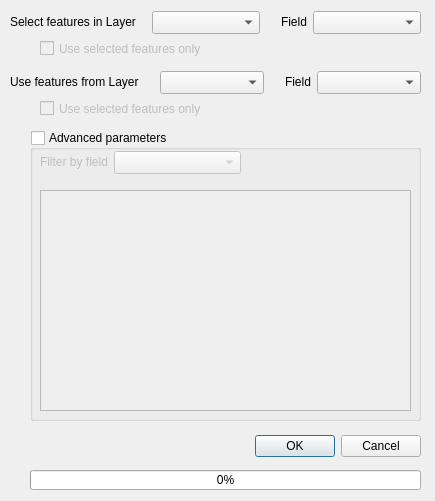
<?xml version="1.0" encoding="UTF-8"?>
<ui version="4.0">
 <class>CrossedSelectionDialogBase</class>
 <widget class="QDialog" name="CrossedSelectionDialogBase">
  <property name="windowModality">
   <enum>Qt::NonModal</enum>
  </property>
  <property name="geometry">
   <rect>
    <x>0</x>
    <y>0</y>
    <width>435</width>
    <height>501</height>
   </rect>
  </property>
  <property name="sizePolicy">
   <sizepolicy hsizetype="Minimum" vsizetype="Minimum">
    <horstretch>0</horstretch>
    <verstretch>0</verstretch>
   </sizepolicy>
  </property>
  <property name="windowTitle">
   <string>Crossed Selection</string>
  </property>
  <property name="modal">
   <bool>true</bool>
  </property>
  <widget class="QDialogButtonBox" name="button_box">
   <property name="geometry">
    <rect>
     <x>250</x>
     <y>430</y>
     <width>171</width>
     <height>32</height>
    </rect>
   </property>
   <property name="orientation">
    <enum>Qt::Horizontal</enum>
   </property>
   <property name="standardButtons">
    <set>QDialogButtonBox::Cancel|QDialogButtonBox::Ok</set>
   </property>
  </widget>
  <widget class="QWidget" name="layoutWidget">
   <property name="geometry">
    <rect>
     <x>10</x>
     <y>70</y>
     <width>411</width>
     <height>25</height>
    </rect>
   </property>
   <layout class="QHBoxLayout" name="horizontalLayout_2">
    <item>
     <widget class="QLabel" name="label">
      <property name="sizePolicy">
       <sizepolicy hsizetype="Maximum" vsizetype="Fixed">
        <horstretch>0</horstretch>
        <verstretch>0</verstretch>
       </sizepolicy>
      </property>
      <property name="text">
       <string>Use features from Layer</string>
      </property>
     </widget>
    </item>
    <item>
     <spacer name="horizontalSpacer_4">
      <property name="orientation">
       <enum>Qt::Horizontal</enum>
      </property>
      <property name="sizeType">
       <enum>QSizePolicy::Fixed</enum>
      </property>
      <property name="sizeHint" stdset="0">
       <size>
        <width>15</width>
        <height>20</height>
       </size>
      </property>
     </spacer>
    </item>
    <item>
     <widget class="QComboBox" name="srcLayer">
      <property name="sizePolicy">
       <sizepolicy hsizetype="Minimum" vsizetype="Fixed">
        <horstretch>0</horstretch>
        <verstretch>0</verstretch>
       </sizepolicy>
      </property>
      <property name="minimumSize">
       <size>
        <width>0</width>
        <height>23</height>
       </size>
      </property>
      <property name="maximumSize">
       <size>
        <width>16777215</width>
        <height>16777215</height>
       </size>
      </property>
      <property name="sizeIncrement">
       <size>
        <width>0</width>
        <height>0</height>
       </size>
      </property>
      <property name="toolTip">
       <string>Layer to compare values</string>
      </property>
      <property name="whatsThis">
       <string/>
      </property>
     </widget>
    </item>
    <item>
     <spacer name="horizontalSpacer_3">
      <property name="orientation">
       <enum>Qt::Horizontal</enum>
      </property>
      <property name="sizeType">
       <enum>QSizePolicy::Fixed</enum>
      </property>
      <property name="sizeHint" stdset="0">
       <size>
        <width>15</width>
        <height>20</height>
       </size>
      </property>
     </spacer>
    </item>
    <item>
     <widget class="QLabel" name="label_7">
      <property name="sizePolicy">
       <sizepolicy hsizetype="Maximum" vsizetype="Fixed">
        <horstretch>0</horstretch>
        <verstretch>0</verstretch>
       </sizepolicy>
      </property>
      <property name="text">
       <string>Field</string>
      </property>
     </widget>
    </item>
    <item>
     <widget class="QComboBox" name="srcField">
      <property name="sizePolicy">
       <sizepolicy hsizetype="Minimum" vsizetype="Fixed">
        <horstretch>0</horstretch>
        <verstretch>0</verstretch>
       </sizepolicy>
      </property>
      <property name="minimumSize">
       <size>
        <width>0</width>
        <height>23</height>
       </size>
      </property>
      <property name="maximumSize">
       <size>
        <width>16777215</width>
        <height>16777215</height>
       </size>
      </property>
      <property name="sizeIncrement">
       <size>
        <width>0</width>
        <height>0</height>
       </size>
      </property>
      <property name="toolTip">
       <string>Source field : choose the field that matches target field</string>
      </property>
      <property name="whatsThis">
       <string/>
      </property>
     </widget>
    </item>
   </layout>
  </widget>
  <widget class="QWidget" name="layoutWidget_3">
   <property name="geometry">
    <rect>
     <x>10</x>
     <y>10</y>
     <width>411</width>
     <height>25</height>
    </rect>
   </property>
   <layout class="QHBoxLayout" name="horizontalLayout_4">
    <item>
     <widget class="QLabel" name="label_3">
      <property name="sizePolicy">
       <sizepolicy hsizetype="Maximum" vsizetype="Fixed">
        <horstretch>0</horstretch>
        <verstretch>0</verstretch>
       </sizepolicy>
      </property>
      <property name="text">
       <string>Select features in Layer</string>
      </property>
     </widget>
    </item>
    <item>
     <spacer name="horizontalSpacer">
      <property name="orientation">
       <enum>Qt::Horizontal</enum>
      </property>
      <property name="sizeType">
       <enum>QSizePolicy::Fixed</enum>
      </property>
      <property name="sizeHint" stdset="0">
       <size>
        <width>10</width>
        <height>20</height>
       </size>
      </property>
     </spacer>
    </item>
    <item>
     <widget class="QComboBox" name="tgtLayer">
      <property name="sizePolicy">
       <sizepolicy hsizetype="Minimum" vsizetype="Fixed">
        <horstretch>0</horstretch>
        <verstretch>0</verstretch>
       </sizepolicy>
      </property>
      <property name="minimumSize">
       <size>
        <width>0</width>
        <height>23</height>
       </size>
      </property>
      <property name="maximumSize">
       <size>
        <width>16777215</width>
        <height>16777215</height>
       </size>
      </property>
      <property name="sizeIncrement">
       <size>
        <width>0</width>
        <height>0</height>
       </size>
      </property>
      <property name="toolTip">
       <string>Layer to select features from</string>
      </property>
      <property name="whatsThis">
       <string/>
      </property>
     </widget>
    </item>
    <item>
     <spacer name="horizontalSpacer_2">
      <property name="orientation">
       <enum>Qt::Horizontal</enum>
      </property>
      <property name="sizeType">
       <enum>QSizePolicy::Fixed</enum>
      </property>
      <property name="sizeHint" stdset="0">
       <size>
        <width>15</width>
        <height>20</height>
       </size>
      </property>
     </spacer>
    </item>
    <item>
     <widget class="QLabel" name="label_6">
      <property name="sizePolicy">
       <sizepolicy hsizetype="Maximum" vsizetype="Fixed">
        <horstretch>0</horstretch>
        <verstretch>0</verstretch>
       </sizepolicy>
      </property>
      <property name="text">
       <string>Field</string>
      </property>
     </widget>
    </item>
    <item>
     <widget class="QComboBox" name="tgtField">
      <property name="sizePolicy">
       <sizepolicy hsizetype="Minimum" vsizetype="Fixed">
        <horstretch>0</horstretch>
        <verstretch>0</verstretch>
       </sizepolicy>
      </property>
      <property name="minimumSize">
       <size>
        <width>0</width>
        <height>23</height>
       </size>
      </property>
      <property name="maximumSize">
       <size>
        <width>16777215</width>
        <height>16777215</height>
       </size>
      </property>
      <property name="sizeIncrement">
       <size>
        <width>0</width>
        <height>0</height>
       </size>
      </property>
      <property name="toolTip">
       <string>Target field : choose the field that matches source field</string>
      </property>
      <property name="whatsThis">
       <string/>
      </property>
     </widget>
    </item>
   </layout>
  </widget>
  <widget class="QProgressBar" name="progressbar">
   <property name="geometry">
    <rect>
     <x>30</x>
     <y>470</y>
     <width>391</width>
     <height>20</height>
    </rect>
   </property>
   <property name="value">
    <number>0</number>
   </property>
  </widget>
  <widget class="QCheckBox" name="chk_SrcLayer">
   <property name="enabled">
    <bool>false</bool>
   </property>
   <property name="geometry">
    <rect>
     <x>40</x>
     <y>100</y>
     <width>171</width>
     <height>17</height>
    </rect>
   </property>
   <property name="text">
    <string>Use selected features only</string>
   </property>
  </widget>
  <widget class="QCheckBox" name="chk_TgtLayer">
   <property name="enabled">
    <bool>false</bool>
   </property>
   <property name="geometry">
    <rect>
     <x>40</x>
     <y>40</y>
     <width>171</width>
     <height>17</height>
    </rect>
   </property>
   <property name="text">
    <string>Use selected features only</string>
   </property>
  </widget>
  <widget class="QGroupBox" name="advancedBox">
   <property name="geometry">
    <rect>
     <x>30</x>
     <y>130</y>
     <width>391</width>
     <height>291</height>
    </rect>
   </property>
   <property name="title">
    <string>Advanced parameters</string>
   </property>
   <property name="checkable">
    <bool>true</bool>
   </property>
   <property name="checked">
    <bool>false</bool>
   </property>
   <widget class="QWidget" name="layoutWidget_5">
    <property name="geometry">
     <rect>
      <x>10</x>
      <y>20</y>
      <width>201</width>
      <height>25</height>
     </rect>
    </property>
    <layout class="QHBoxLayout" name="horizontalLayout_6">
     <item>
      <widget class="QLabel" name="label_5">
       <property name="sizePolicy">
        <sizepolicy hsizetype="Maximum" vsizetype="Fixed">
         <horstretch>0</horstretch>
         <verstretch>0</verstretch>
        </sizepolicy>
       </property>
       <property name="text">
        <string>Filter by field</string>
       </property>
      </widget>
     </item>
     <item>
      <widget class="QComboBox" name="fltField">
       <property name="sizePolicy">
        <sizepolicy hsizetype="Minimum" vsizetype="Fixed">
         <horstretch>0</horstretch>
         <verstretch>0</verstretch>
        </sizepolicy>
       </property>
       <property name="minimumSize">
        <size>
         <width>0</width>
         <height>23</height>
        </size>
       </property>
       <property name="maximumSize">
        <size>
         <width>16777215</width>
         <height>16777215</height>
        </size>
       </property>
       <property name="sizeIncrement">
        <size>
         <width>0</width>
         <height>0</height>
        </size>
       </property>
       <property name="toolTip">
        <string>Additional field to perform filtering</string>
       </property>
       <property name="whatsThis">
        <string/>
       </property>
      </widget>
     </item>
    </layout>
   </widget>
   <widget class="QListWidget" name="valuesList">
    <property name="geometry">
     <rect>
      <x>10</x>
      <y>60</y>
      <width>371</width>
      <height>221</height>
     </rect>
    </property>
    <property name="sizePolicy">
     <sizepolicy hsizetype="Minimum" vsizetype="Minimum">
      <horstretch>0</horstretch>
      <verstretch>0</verstretch>
     </sizepolicy>
    </property>
    <property name="sizeIncrement">
     <size>
      <width>0</width>
      <height>0</height>
     </size>
    </property>
    <property name="cursor" stdset="0">
     <cursorShape>ArrowCursor</cursorShape>
    </property>
    <property name="mouseTracking">
     <bool>false</bool>
    </property>
    <property name="contextMenuPolicy">
     <enum>Qt::CustomContextMenu</enum>
    </property>
    <property name="toolTip">
     <string>Show unique values of selected field</string>
    </property>
    <property name="whatsThis">
     <string/>
    </property>
    <property name="editTriggers">
     <set>QAbstractItemView::DoubleClicked|QAbstractItemView::EditKeyPressed</set>
    </property>
    <property name="alternatingRowColors">
     <bool>true</bool>
    </property>
    <property name="selectionMode">
     <enum>QAbstractItemView::ExtendedSelection</enum>
    </property>
    <property name="resizeMode">
     <enum>QListView::Fixed</enum>
    </property>
   </widget>
  </widget>
 </widget>
 <resources/>
 <connections>
  <connection>
   <sender>button_box</sender>
   <signal>rejected()</signal>
   <receiver>CrossedSelectionDialogBase</receiver>
   <slot>reject()</slot>
   <hints>
    <hint type="sourcelabel">
     <x>20</x>
     <y>20</y>
    </hint>
    <hint type="destinationlabel">
     <x>20</x>
     <y>20</y>
    </hint>
   </hints>
  </connection>
  <connection>
   <sender>button_box</sender>
   <signal>accepted()</signal>
   <receiver>CrossedSelectionDialogBase</receiver>
   <slot>accept()</slot>
   <hints>
    <hint type="sourcelabel">
     <x>20</x>
     <y>20</y>
    </hint>
    <hint type="destinationlabel">
     <x>20</x>
     <y>20</y>
    </hint>
   </hints>
  </connection>
 </connections>
</ui>
